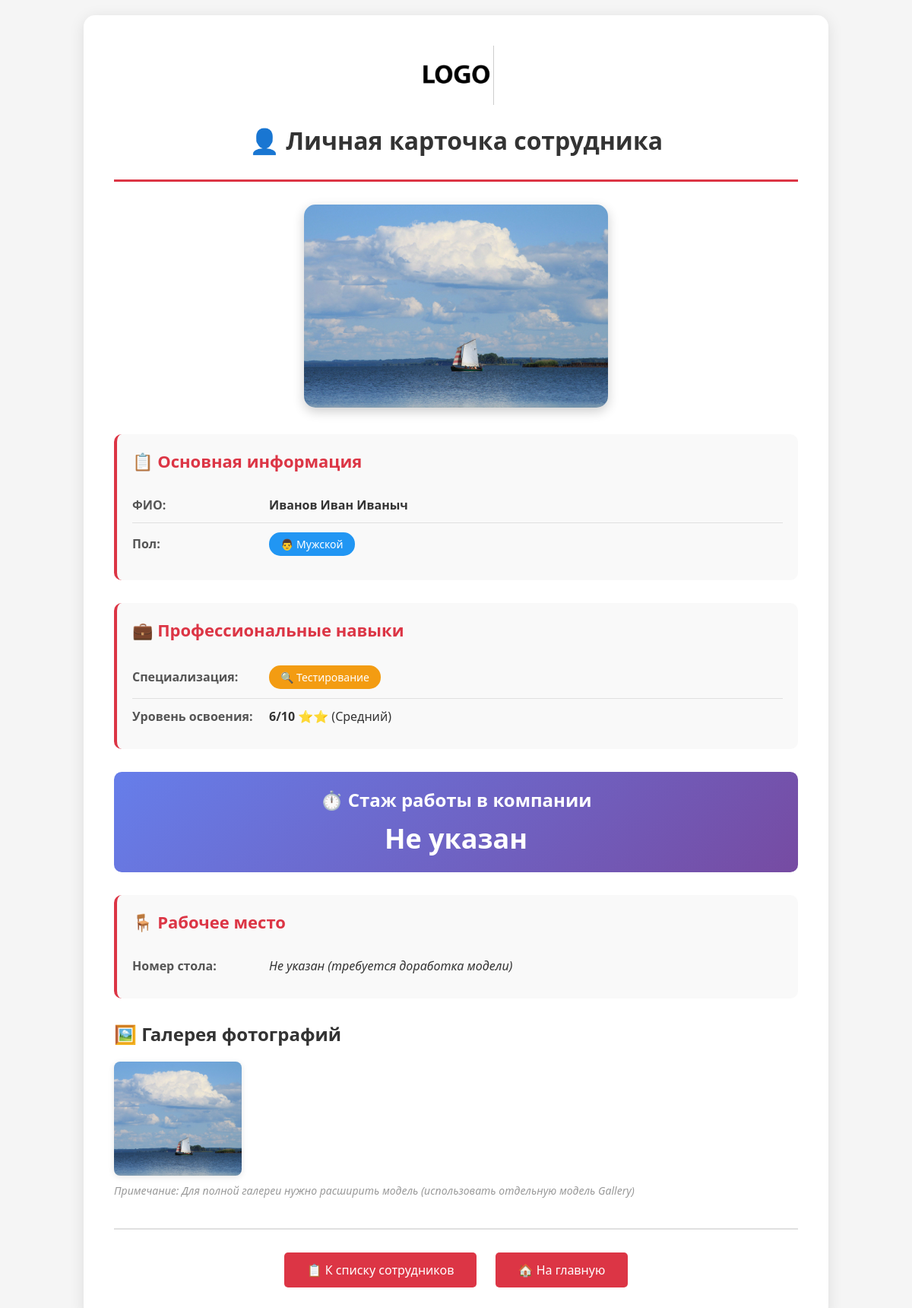
The app's page /person/2/ (signed in) with its own data.
### workers/models.py (models this page shows, shortened)
class Person(models.Model):
    name = models.CharField(
        'ФИО (при наличии)',
        max_length=200,
        null=True,
        help_text='Полное имя сотрудника'
    )
    sex = models.CharField(
        'Пол',
        choices=CHOICE_SEX,
        null=True,
        max_length=10  # ИСПРАВЛЕНО: увеличен размер поля
    )
    skills = models.CharField(
        'Навыки',
        choices=CHOICE_SKILLS,
        null=True,
        max_length=50  # ИСПРАВЛЕНО: увеличен размер для новых названий
    )
    skill_level = models.CharField(
        'Уровень освоения навыка',
        choices=CHOICE_SKILL_LEVEL,
        max_length=2,  # ИСПРАВЛЕНО: достаточно 2 символов для '10'
        null=True
    )
    description = models.TextField(  # ИСПРАВЛЕНО: TextField для длинного текста
        'Описание',
        blank=True,
        null=True,
        help_text='Дополнительная информация о сотруднике'
    )
    is_on_main = models.BooleanField(
        'Показывать на главной',
        default=False,
        help_text='Отметьте, если сотрудник должен отображаться на главной странице'
    )
    employment_date = models.DateField(
        'Дата приёма на работу',
        auto_now=False,
        auto_now_add=False,
        null=True,
        blank=True,
        help_text='Дата, когда сотрудник был принят на работу'
    )
    gallery = models.ImageField(
        'Фото сотрудника',
        upload_to='images/',  # ИСПРАВЛЕНО: добавлен слэш
        null=True,
        blank=True,
        help_text='Основное фото сотрудника'
    )
    class Meta:
        ordering = ['-employment_date']  # ИСПРАВЛЕНО: сортировка по дате (новые первые)
        verbose_name = 'IT-специалист'
        verbose_name_plural = 'IT-специалисты'

### workers/views.py (the view)
# urls.py: path('person/<int:pk>/', detail, name='detail'),
@login_required
def detail(request, pk):
    template_name = 'HomeWork/detail.html'
    person = get_object_or_404(Person, pk=pk)
    context = {
        'person': person,  # Передаём объект сотрудника в шаблон
    }
    return render(request, template_name, context)

### templates/HomeWork/detail.html (shortened to what this page needs)
<!DOCTYPE html>
<html lang="ru">
<head>
    {% load static %}
</head>
<body>
    <div class="container">
        <header>
            <img src="{% static 'img/1.jpeg' %}" alt="Логотип компании" />
            <h1>👤 Личная карточка сотрудника</h1>
        </header>
        <div class="main-photo">
            {% if person.gallery %}
                <img src="{{ person.gallery.url }}" alt="{{ person.name }}" />
            {% else %}
                <div class="no-main-photo">👤</div>
            {% endif %}
        </div>
        <div class="info-section">
            <h2>📋 Основная информация</h2>
            <div class="info-row">
                <div class="info-label">ФИО:</div>
                <div class="info-value">
                    <strong>{{ person.name|default:"Не указано" }}</strong>
                </div>
            </div>
            <div class="info-row">
                <div class="info-label">Пол:</div>
                <div class="info-value">
                    {% if person.sex == 'male' %}
                        <span class="badge badge-male">👨 {{ person.get_sex_display }}</span>
                    {% elif person.sex == 'female' %}
                        <span class="badge badge-female">👩 {{ person.get_sex_display }}</span>
                    {% else %}
                        Не указан
                    {% endif %}
                </div>
            </div>
        </div>
        <div class="info-section">
            <h2>💼 Профессиональные навыки</h2>
            <div class="info-row">
                <div class="info-label">Специализация:</div>
                <div class="info-value">
                    {% if person.skills == 'frontend' %}
                        <span class="badge badge-frontend">💻 {{ person.get_skills_display }}</span>
                    {% elif person.skills == 'backend' %}
                        <span class="badge badge-backend">⚙️ {{ person.get_skills_display }}</span>
                    {% elif person.skills == 'testing' %}
                        <span class="badge badge-testing">🔍 {{ person.get_skills_display }}</span>
                    {% elif person.skills == 'project_management' %}
                        <span class="badge badge-management">📊 {{ person.get_skills_display }}</span>
                    {% else %}
                        Не указана
                    {% endif %}
                </div>
            </div>
            <div class="info-row">
                <div class="info-label">Уровень освоения:</div>
                <div class="info-value">
                    {% if person.skill_level %}
                        <strong>{{ person.skill_level }}/10</strong>
                        {% if person.skill_level|add:"0" >= 8 %}
                            ⭐⭐⭐ (Эксперт)
                        {% elif person.skill_level|add:"0" >= 5 %}
                            ⭐⭐ (Средний)
                        {% else %}
                            ⭐ (Начинающий)
                        {% endif %}
                    {% else %}
                        Не указан
                    {% endif %}
                </div>
            </div>
        </div>
        <div class="experience-highlight">
            ⏱️ Стаж работы в компании
            <span>
                {% if person.employment_date %}
                    {{ person.get_work_experience_days }} дней
                {% else %}
                    Не указан
                {% endif %}
            </span>
        </div>
        <div class="info-section">
            <h2>🪑 Рабочее место</h2>
            <div class="info-row">
                <div class="info-label">Номер стола:</div>
                <div class="info-value">
                    <em>Не указан (требуется доработка модели)</em>
                </div>
            </div>
        </div>
        {% if person.gallery %}
        <div class="gallery-section">
            <h2>🖼️ Галерея фотографий</h2>
            <div class="gallery-grid">
                <img src="{{ person.gallery.url }}" alt="{{ person.name }}" class="gallery-item" />
            </div>
            <p style="color: #999; font-size: 14px; margin-top: 10px;">
                <em>Примечание: Для полной галереи нужно расширить модель (использовать отдельную модель Gallery)</em>
            </p>
        </div>
        {% endif %}
        <div class="nav-links">
            <a href="{% url 'workers:list' %}">📋 К списку сотрудников</a>
            <a href="{% url 'workers:home' %}">🏠 На главную</a>
        </div>
    </div>
</body>
</html>

### templates/HomeWork/detail.html (style rules this page uses)
body { font-family: 'Segoe UI', Tahoma, Geneva, Verdana, sans-serif; margin: 0; padding: 20px; background-color: #f5f5f5; }
.container { max-width: 900px; margin: 0 auto; background: white; padding: 40px; border-radius: 15px; box-shadow: 0 4px 20px rgba(0,0,0,0.1); }
header { text-align: center; margin-bottom: 30px; padding-bottom: 20px; border-bottom: 3px solid #dc3545; }
header img { width: 100px; margin-bottom: 10px; }
h1 { color: #333; margin: 10px 0; }
.main-photo { text-align: center; margin: 30px 0; }
.main-photo img { max-width: 400px; width: 100%; height: auto; border-radius: 15px; box-shadow: 0 5px 15px rgba(0,0,0,0.2); }
.info-section { margin: 30px 0; padding: 20px; background: #f9f9f9; border-radius: 10px; border-left: 4px solid #dc3545; }
.info-section h2 { color: #dc3545; margin-top: 0; margin-bottom: 20px; font-size: 22px; }
.info-row { display: grid; grid-template-columns: 180px 1fr; padding: 12px 0; border-bottom: 1px solid #e0e0e0; align-items: center; }
.info-row:last-child { border-bottom: none; }
.info-label { font-weight: 600; color: #555; }
.info-value { color: #333; font-size: 16px; }
.badge { display: inline-block; padding: 6px 15px; border-radius: 15px; font-size: 14px; font-weight: 500; color: white; }
.badge-testing { background: #f39c12; }
.badge-male { background: #2196F3; }
.gallery-section { margin: 30px 0; }
.gallery-section h2 { color: #333; margin-bottom: 20px; }
.gallery-grid { display: grid; grid-template-columns: repeat(auto-fill, minmax(150px, 1fr)); gap: 15px; }
.gallery-item { width: 100%; height: 150px; object-fit: cover; border-radius: 8px; transition: transform 0.3s; cursor: pointer; box-shadow: 0 2px 8px rgba(0,0,0,0.1); }
.nav-links { text-align: center; margin-top: 40px; padding-top: 30px; border-top: 2px solid #e0e0e0; }
.nav-links a { display: inline-block; padding: 12px 30px; background: #dc3545; color: white; text-decoration: none; border-radius: 5px; margin: 0 10px; transition: background 0.3s; }
.experience-highlight { background: linear-gradient(135deg, #667eea 0%, #764ba2 100%); color: white; padding: 20px; border-radius: 10px; text-align: center; font-size: 24px; font-weight: bold; margin: 20px 0; }
.experience-highlight span { font-size: 36px; display: block; margin-top: 10px; }

### records on screen
Person: gallery (picture), name "Иванов Иван Иваныч", sex "Мужской", skills "Тестирование", skill_level "6"
